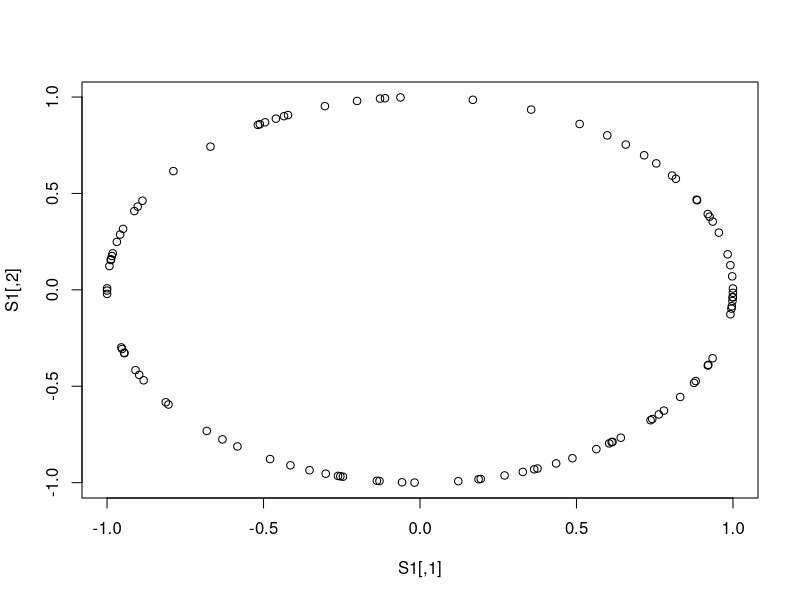
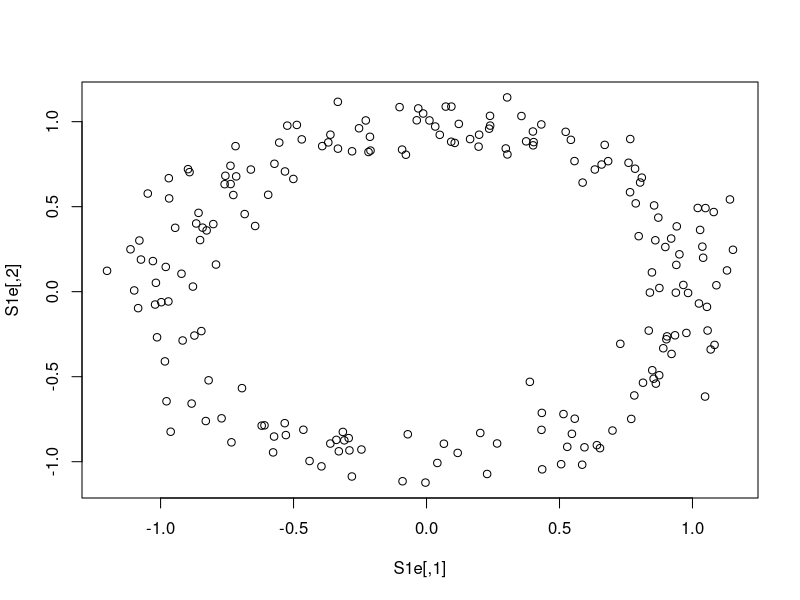
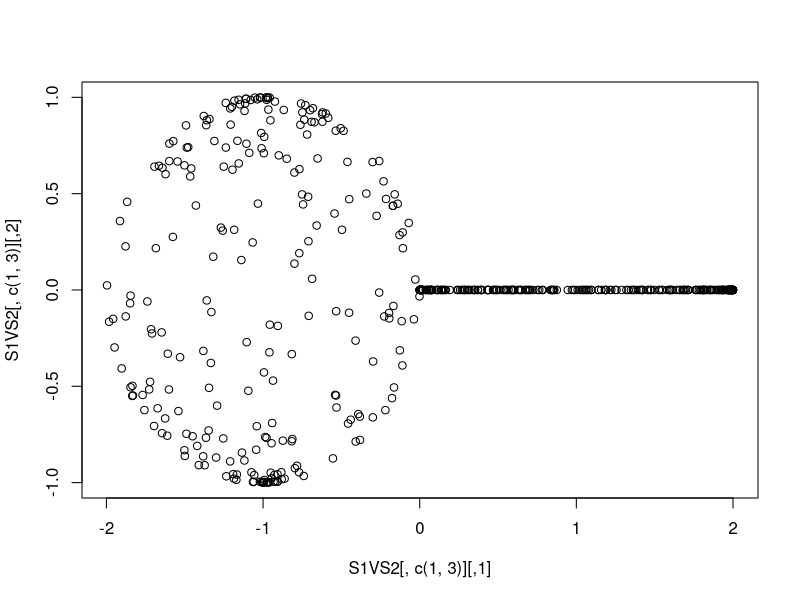

Write the R code that produced these figures, in order. (Note: this script raises an error after producing the figures.)
# This script creates data that lie on different manifolds:

# This creates two clusters.
n <- 100
t <- runif(n, 0, 2*pi)
r <- runif(n, 0 , 1)
clust1 <- cbind(2*r*cos(t)+2, r*sin(t)+2)
clust2 <- cbind(r*cos(t)-2, 2*r*sin(t) + 1)
twoclust <- rbind(clust1, clust2)
write.table(twoclust, file = "data1.txt", row.names = FALSE, col.names = FALSE)
write.table(clust1, file = "clust1.txt", row.names = FALSE, col.names = FALSE)
write.table(clust2, file = "clust2.txt", row.names = FALSE, col.names = FALSE)
max(dist(twoclust))

# This creates data on a circle. Call this data2
n <- 100
t <- runif(n, 0, 2*pi)
S1 <- cbind(cos(t), sin(t))
plot(S1)
write.table(S1, file = "data2.txt", row.names = FALSE, col.names = FALSE)

#This creates data on a cirlce with error. Call this data3.
n <- 200
t <- runif(n, 0, 2*pi)
e1 <- rnorm(n, 0, 0.1)
e2 <- rnorm(n, 0, 0.1)
S1e <- cbind(cos(t)+ e1, sin(t)+e2)
plot(S1e)
write.table(S1e, file = "data3.txt", row.names = FALSE, col.names = FALSE)

# Creates data on S1 V S2. Call this data4.
n  <- 250
t  <- runif(n, 0, pi)
u  <- runif(n, 0, 2*pi)
v  <- runif(n, 0, 2*pi)

S2 <- cbind(sin(t)*cos(u)-1, sin(t)*sin(u), cos(t))
S1 <- cbind(cos(v) + 1, sin(v), 0)
S1VS2 <- rbind(S1, S2)
write.table(S1VS2, file = "data4.txt", row.names = FALSE, col.names = FALSE)
plot(S1VS2[,c(1,3)])

# Let's try some real data.  data5 will be the wine dataset
data(wine, package='rattle')
W <- wine[,-1]
write.table(W, file = "data5.txt", row.names = FALSE, col.names = FALSE)

# data6 will be data from the S2 shell of a lithium atom.
n1 <- 2000
temp <- rexp(n1, 1)
which(temp > 1)
r <- temp[which(temp>1)] #distance of the electron from the nuculus.
n <- length(r)
u <- runif(n, 0, 2*pi)
v <- runif(n, 0, pi)
E <- cbind(r*sin(v)*cos(u), r*sin(v)*sin(u), r*cos(v))
plot(E[,c(1,2)])
plot(E[,c(1,3)])
write.table(E, file = "data6.txt", row.names = FALSE, col.names = FALSE)

# data7 will use data 3 and have new, outlier data in the middle of the circle

temp1 <- rbind(c(-0.3,-0.4), c(-0.25,0.5), c(-0.5,0.1), c(0, 0), c(0.1,-0.5), c(0.5,-0.3), c(0.2,0.4), c(0.4,0.1))
RIVETexample1 <- rbind(S1e, temp1)
plot(RIVETexample1)
write.table(RIVETexample1, file = "data7.txt", row.names = FALSE, col.names = FALSE)
